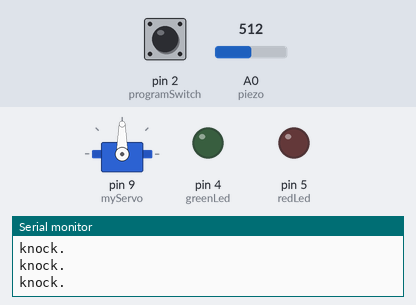
The sketch below on a simulated Arduino Uno, built with avr-gcc and run on an emulated ATmega328P. On the bench: servo, output pins drawn as LEDs (lit = HIGH), the last lines printed to the serial monitor. Dashed ring = blinking. The inputs (shaded band) are chosen by the test bench; at power-on: pin 2 (programSwitch) LOW, A0 (piezo) = 512. EEPROM starts erased.

Above: at 2.8 s.
2.9 s: pin 2 (programSwitch) pulled HIGH for 3.2 s
At 5.2 s:
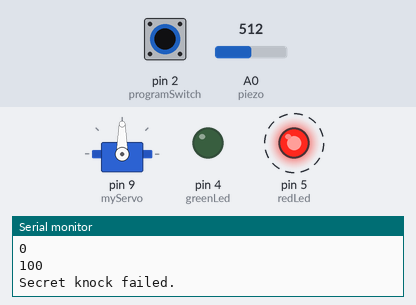
7.6 s: A0 (piezo) set to 42
12.2 s: A0 (piezo) set to 36
15.7 s: A0 (piezo) set to 122
At 19.6 s:
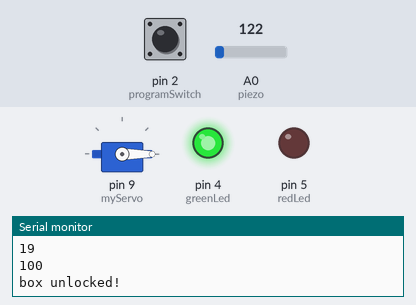
21.4 s: A0 (piezo) set to 30
At 22.64 s:
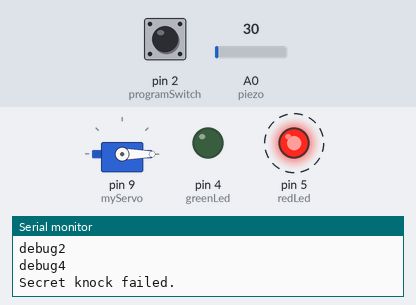
24.9 s: pin 2 (programSwitch) pulled HIGH for 0.25 s
At 25.02 s:
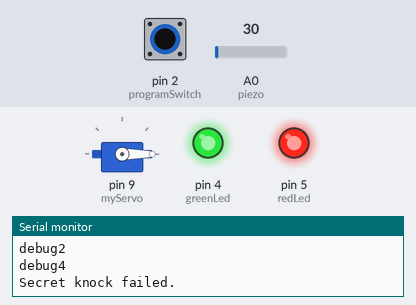
Timing chart, 0 to 27.6 s (numbered marks = the images above; inputs shaded):
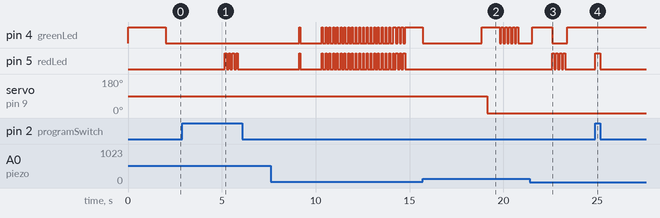

Measured:
- after the input at 15.7 s, pin 4 (greenLed): goes LOW 3.2 s, HIGH 0.94 s, 5 × (LOW 0.10 s, HIGH 0.10 s), then LOW, starting at once; servo on pin 9 (myServo): 90° → 0° after 3.4 s
- after the input at 21.4 s, pin 5 (redLed): alternates HIGH for 0.10 s and LOW for 0.10 s, 8 changes in all, then stays LOW, starting after 1.2 s; servo on pin 9 (myServo): stays 0° (without the input it goes to 90° after 2.8 s)
- after the input at 24.9 s, pin 5 (redLed): LOW → HIGH at once, → LOW 0.25 s later

The sketch:

knockLock_upgraded.ino
```cpp
#include <Arduino.h>
#include <Servo.h>
#include <EEPROM.h>

int addr = 0;
Servo myServo;

const int piezo = A0;
const int programSwitch = 2;
const int switchPin = 3;
const int greenLed = 4;
const int redLed = 5;

int knockVal;
int switchVal;

boolean done = false;

const int quietKnock = 10;
const int loudKnock = 100;

boolean locked = true;
int numberOfKnocks = 0;

const int minpiezovalue = 40;
const int rejectValue = 25;
const int averageRejectValue = 15;
const int knockFadeTime = 150;
const int lockTurnTime = 650;

const int maximumKnocks = 20;
const int knockComplete = 1200;


// Variables.
int secretCode[maximumKnocks] = {0, 0, 0, 0, 0, 0, 0, 0, 0, 0, 0, 0, 0, 0, 0, 0, 0, 0, 0, 0};
int knockReadings[maximumKnocks];
int piezoValue = 0;
int programButtonPressed = false;
void listenToSecretKnock(){
  Serial.println("knock starting");

  int i = 0;
  for (i=0;i<maximumKnocks;i++){
    knockReadings[i]=0;
  }

  int currentKnockNumber=0;
  int startTime=millis();
  int now=millis();

  digitalWrite(greenLed, LOW);
  if (programButtonPressed==true){
     digitalWrite(redLed, LOW);
  }
  delay(knockFadeTime);
  digitalWrite(greenLed, HIGH);
  if (programButtonPressed==true){
     digitalWrite(redLed, HIGH);
  }
  do {
    piezoValue = analogRead(piezo);
    if (piezoValue >=minpiezovalue){

      Serial.println("knock.");
      now=millis();
      knockReadings[currentKnockNumber] = now-startTime;
      currentKnockNumber ++;
      startTime=now;
      digitalWrite(greenLed, LOW);
      if (programButtonPressed==true){
        digitalWrite(redLed, LOW);
      }
      delay(knockFadeTime);
      digitalWrite(greenLed, HIGH);
      if (programButtonPressed==true){
        digitalWrite(redLed, HIGH);
      }
    }

    now=millis();

    //did we timeout or run out of knocks?
  } while ((now-startTime < knockComplete) && (currentKnockNumber < maximumKnocks));


  if (programButtonPressed==false){
    if (validateKnock() == true){
      triggerLocker();
    } else {
      Serial.println("Secret knock failed.");
      digitalWrite(greenLed, LOW);
      for (i=0;i<4;i++){
        digitalWrite(redLed, HIGH);
        delay(100);
        digitalWrite(redLed, LOW);
        delay(100);
      }
      digitalWrite(greenLed, HIGH);
    }
  } else {
    validateKnock();
    Serial.println("New lock stored.");
    digitalWrite(redLed, LOW);
    digitalWrite(greenLed, HIGH);
    for (i=0;i<3;i++){
      delay(100);
      digitalWrite(redLed, HIGH);
      digitalWrite(greenLed, LOW);
      delay(100);
      digitalWrite(redLed, LOW);
      digitalWrite(greenLed, HIGH);
    }
  }
}


void triggerLocker(){
  if(locked == true)
  {
    locked = false;
    Serial.println("box unlocked!");
    int i=0;

    myServo.write(0);

    delay (lockTurnTime);

    for (i=0; i < 5; i++){
        digitalWrite(greenLed, LOW);
        delay(100);
        digitalWrite(greenLed, HIGH);
        delay(100);
    }
  }
  else
  {
    locked = true;
        Serial.println("box locked!");
        int i=0;

        myServo.write(90);

        delay (lockTurnTime);

        for (i=0; i < 5; i++){
            digitalWrite(greenLed, LOW);
            delay(100);
            digitalWrite(greenLed, HIGH);
            delay(100);
        }
  }


}

boolean validateKnock(){
  int i=0;

  // premiere verification : a-t-on eu le bon nombre de knocks ?
  int currentKnockCount = 0;
  int secretKnockCount = 0;
  int maxKnockInterval = 0;
  Serial.println("debug1");

  for (i=0;i<maximumKnocks;i++){
    if (knockReadings[i] > 0){
      currentKnockCount++;
    }
    if (secretCode[i] > 0){
      secretKnockCount++;

    }

    if (knockReadings[i] > maxKnockInterval){
      maxKnockInterval = knockReadings[i];
    }
  }
  Serial.println("debug2");

  int val = analogRead(0) / 4;
  addr = 0;

  // Cas où on enregistre un nouveau secret
  if (programButtonPressed==true){


      for (i=0;i<maximumKnocks;i++){
        secretCode[i]= map(knockReadings[i],0, maxKnockInterval, 0, 100);
        EEPROM.write(addr, secretCode[i]);
        addr = addr + 1;
        Serial.println(secretCode[i]);
      }
      Serial.println("debug3");

      // allume les leds avec le pattern enregistré
      digitalWrite(greenLed, LOW);
      digitalWrite(redLed, LOW);
      delay(1000);
      for (i = 0; i < maximumKnocks ; i++){
        digitalWrite(greenLed, LOW);
        digitalWrite(redLed, LOW);
        // only turn it on if there's a delay
        if (secretCode[i] > 0){
          delay( map(secretCode[i],0, 100, 0, maxKnockInterval));
          digitalWrite(greenLed, HIGH);
          digitalWrite(redLed, HIGH);
        }
        delay(50);
      }
    return false;
  }

  if (currentKnockCount != secretKnockCount){
    Serial.println("debug4");

    return false;
  }

  /*  On reprensente les intervales de temps de 0 à 100 pour comparer
  le temps relatif entre les knocks, et non le temps absolu, laissant moins de marge à l'erreur.
  */
  int totaltimeDifferences=0;
  int timeDiff=0;
  for (i=0;i<maximumKnocks;i++){ // Normalize the times
    Serial.println("debug5");
    knockReadings[i]= map(knockReadings[i],0, maxKnockInterval, 0, 100);
    Serial.println(i);
    Serial.println(knockReadings[i]);
    timeDiff = abs(knockReadings[i]-secretCode[i]);
    if (timeDiff > rejectValue){
      return false;
    }
    totaltimeDifferences += timeDiff;
  }
  // si c'est trop imprecis
  if (totaltimeDifferences/secretKnockCount>averageRejectValue){
    return false;
  }

  return true;

}

void readSecret()
{
  Serial.println("reading secret");
    int val = analogRead(0) / 4;
  addr = 0;
  int i = 0;

  do
  {
    secretCode[i] = EEPROM.read(addr);
    Serial.println(secretCode[i]);
    i++;
    addr = addr + 1;
    delay(100);
  }while(secretCode[i-1] != 0 && i < maximumKnocks);

  done = true;
}

void setup() {
  myServo.attach(9);

  pinMode(redLed, OUTPUT);
  pinMode(greenLed, OUTPUT);

  pinMode(switchPin, INPUT);
  pinMode(programSwitch, INPUT);

  Serial.begin(9600);

  digitalWrite(greenLed, HIGH);

  myServo.write(90);

  Serial.println("the box is locked!");
}

void loop() {

  if(done == false)
  {

    readSecret();
  }
  piezoValue = analogRead(piezo);


  if (digitalRead(programSwitch)==HIGH){
    programButtonPressed = true;
    digitalWrite(redLed, HIGH);
  } else {
    programButtonPressed = false;
    digitalWrite(redLed, LOW);
  }


  if (piezoValue >=minpiezovalue){
    listenToSecretKnock();
  }
}
```
